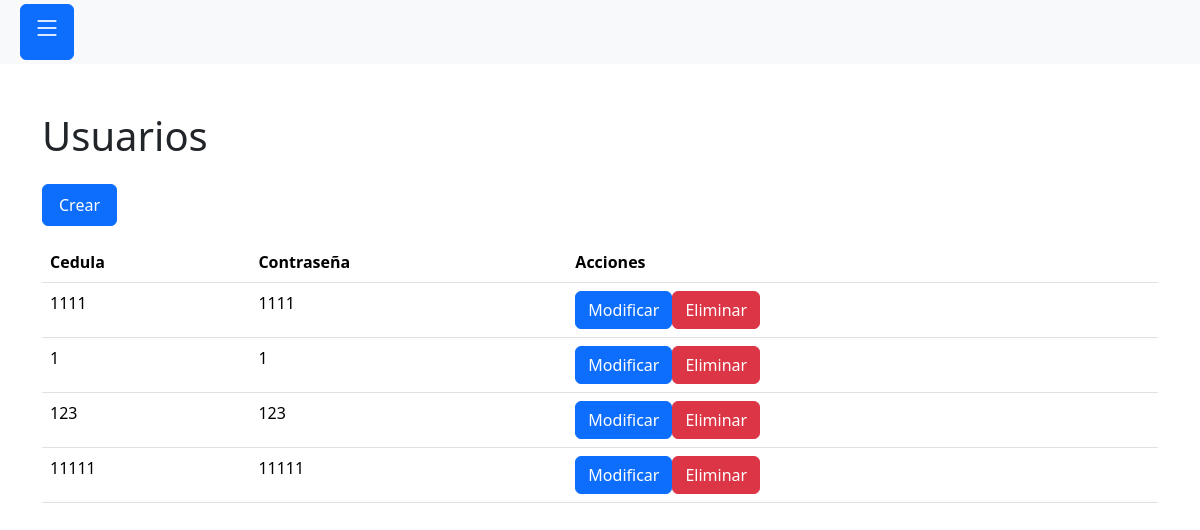
The page /src/controlador/usuarios.php on the database as committed earlier.
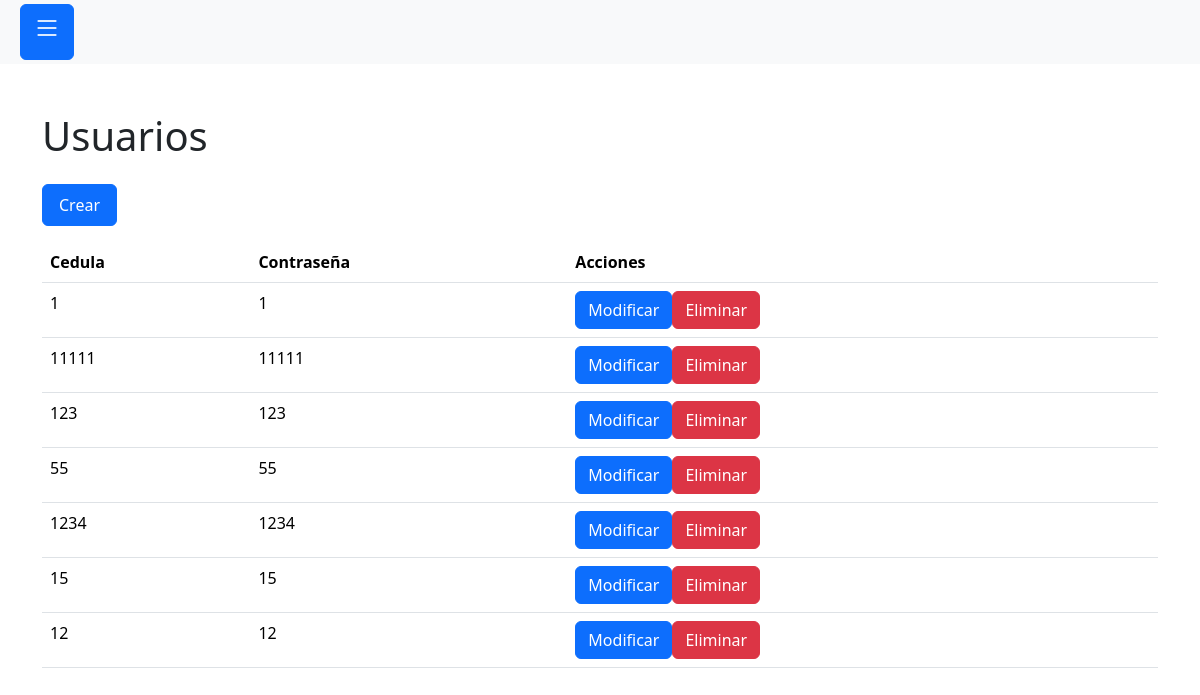
The same page on the database as committed later.
### tables this page shows
CREATE TABLE `usuario` (
  `cedula` int NOT NULL,
  `contraseña` varchar(50) NOT NULL
);

### src/controlador/usuarios.php (called while the page is built, shortened)
<?php
require_once "src/modelo/usuarios.php";
$modelo = new Usuarios();
$usuarios = $modelo->obtenerTodos();
require_once "src/vista/usuarios.php";

### src/modelo/base-datos.php (called while the page is built, shortened)
<?php
class BaseDatos
{
    private static PDO|null $pdo = null;
    public static function obtenerConexion(): PDO
    {
        if (!self::$pdo) {
            $dsn = "mysql" . ":" . "host=" . Config::DB_HOST . ";" . "dbname=" . Config::DB_NAME . ";";
            self::$pdo = new PDO($dsn, Config::DB_USERNAME, Config::DB_PASSWORD);
            self::$pdo->setAttribute(PDO::ATTR_ERRMODE, PDO::ERRMODE_EXCEPTION);
        }
        return self::$pdo;
    }
}

### src/modelo/modelo-base.php (called while the page is built, shortened)
<?php
require_once "src/modelo/base-datos.php";
class ModeloBase
{
    public function __construct()
    {
        $this->pdo = BaseDatos::obtenerConexion();
    }
}

### src/modelo/usuarios.php (called while the page is built, shortened)
<?php
require_once "src/modelo/modelo-base.php";
class Usuarios extends ModeloBase
{
    private $tabla = "usuario";
    public function obtenerTodos(): array
    {
        $sql = "SELECT * FROM {$this->tabla}";
        $stmt = $this->pdo->prepare($sql);
        $stmt->execute();
        return $stmt->fetchAll(\PDO::FETCH_ASSOC);
    }
}

### src/vista/usuarios.php (the view, shortened to what this page needs)
<?php include "src/vista/componentes/header.php"; ?>
<?php include "src/vista/componentes/navbar.php"; ?>
<div class="container">
    <h1>Usuarios</h1>
    <a href="?ruta=registro" class="btn btn-primary px-3 py-2 my-3">Crear</a>
    <table class="table">
        <thead>
            <tr>
                <th>Cedula</th>
                <th>Contraseña</th>
                <th>Acciones</th>
            </tr>
        </thead>
        <tbody>
            <?php foreach ($usuarios as $user): ?>
                <tr>
                    <td> <?php echo $user["cedula"]; ?> </td>
                    <td> <?php echo $user["contraseña"]; ?> </td>
                    <td class="d-flex">
                        <form method="post">
                            <button name="accion" value="modificar" class="btn btn-primary">Modificar</button>
                        </form>
                        <form method="post">
                            <button name="accion" value="eliminar" class="btn btn-danger">Eliminar</button>
                        </form>
                    </td>
                </tr>
            <?php endforeach; ?>
        </tbody>
    </table>
</div>

### src/vista/componentes/header.php (shortened to what this page needs)
<!DOCTYPE html>
<html lang="es" data-bs-theme="light">
<head>
    <link rel="stylesheet" href="lib/bootstrap/bootstrap.min.css">
    <link rel="stylesheet" href="lib/bootstrap-icons/font/bootstrap-icons.min.css">
    <link rel="stylesheet" href="assets/styles.css">
</head>
<body>

### src/vista/componentes/navbar.php (shortened to what this page needs)
<aside class="bg-light p-1 mb-5">
    <div class="mx-3">
        <button class="btn btn-primary" data-bs-toggle="offcanvas" data-bs-target="#barra">
            <h3 class="bi bi-list"></h3>
        </button>
    </div>
</aside>

Rows that differ between the two databases and show on the page:
removed usuario: cedula "1111", contraseña "1111"
shown differently, row unchanged: usuario (number 2 of 7 on the later page): moves up the list
added usuario: cedula "55", contraseña "55"
added usuario: cedula "1234", contraseña "1234"
added usuario: cedula "15", contraseña "15"
added usuario: cedula "12", contraseña "12"
